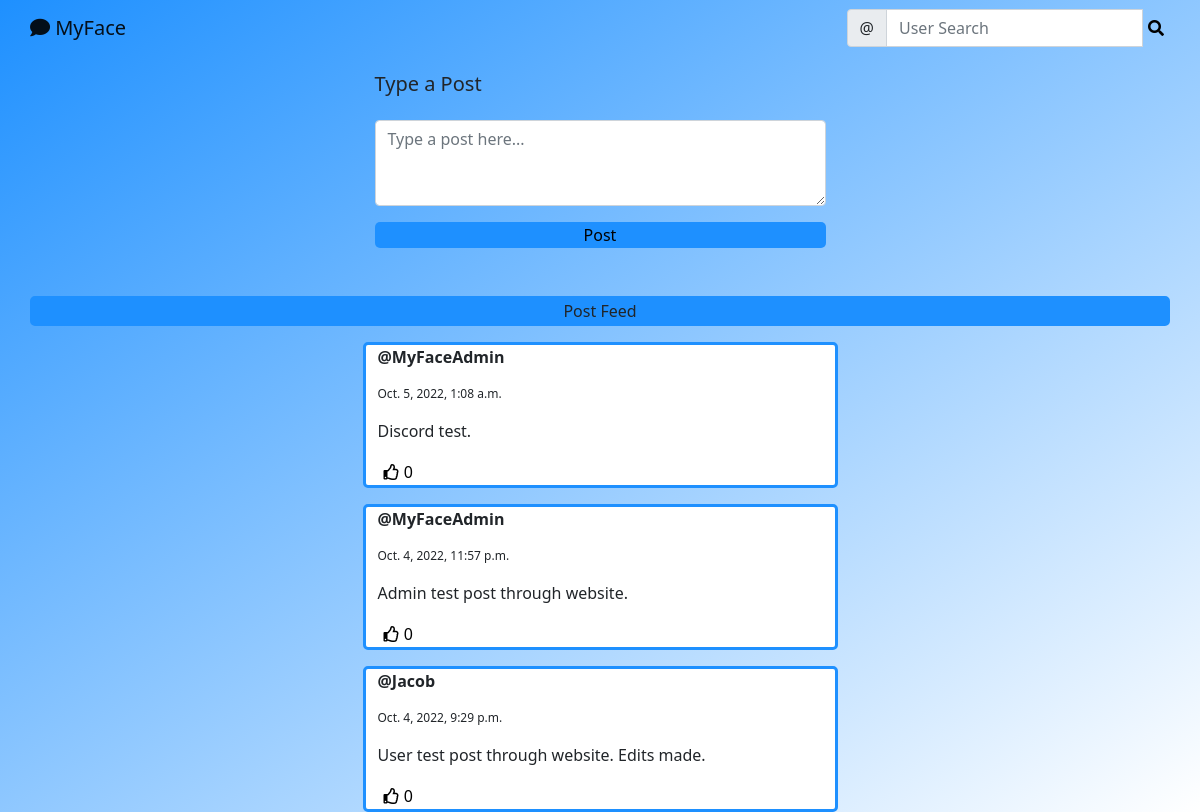
Page /social/ on the earlier database version.
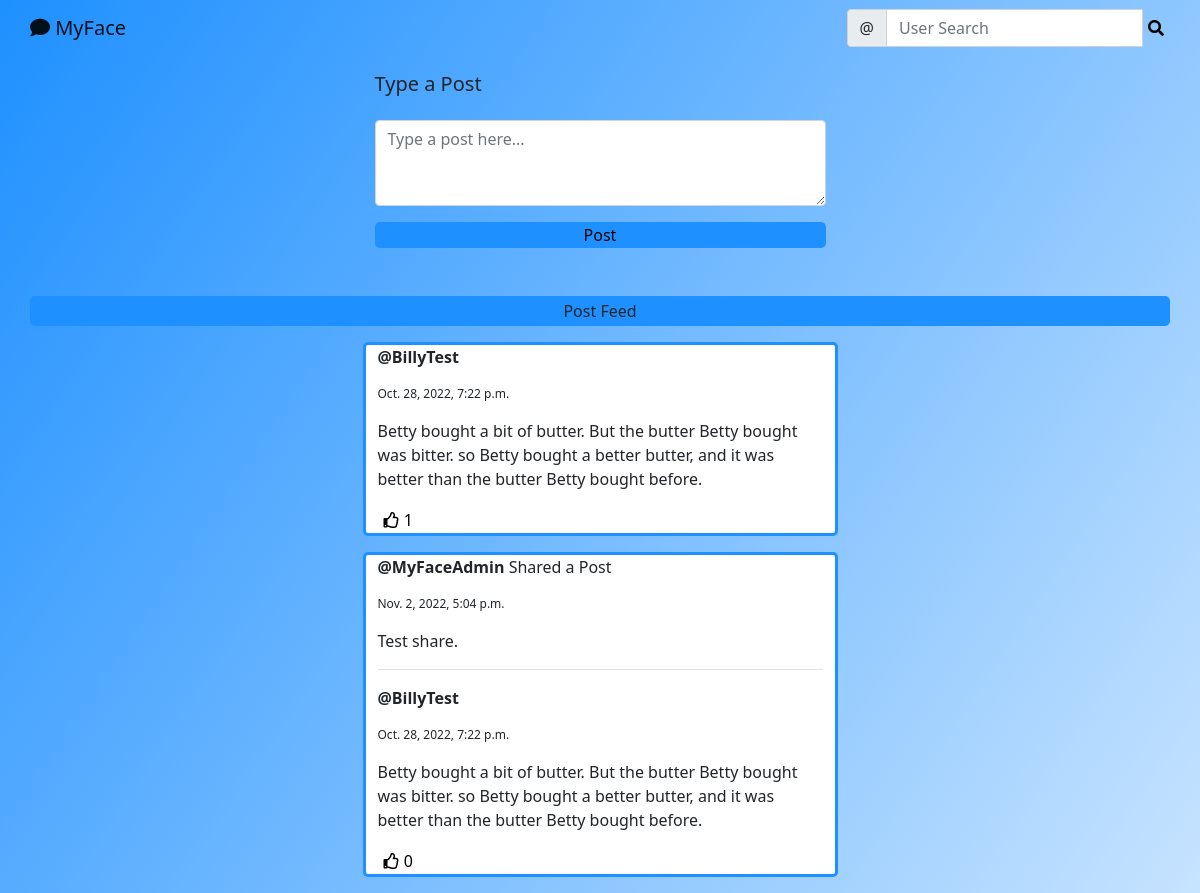
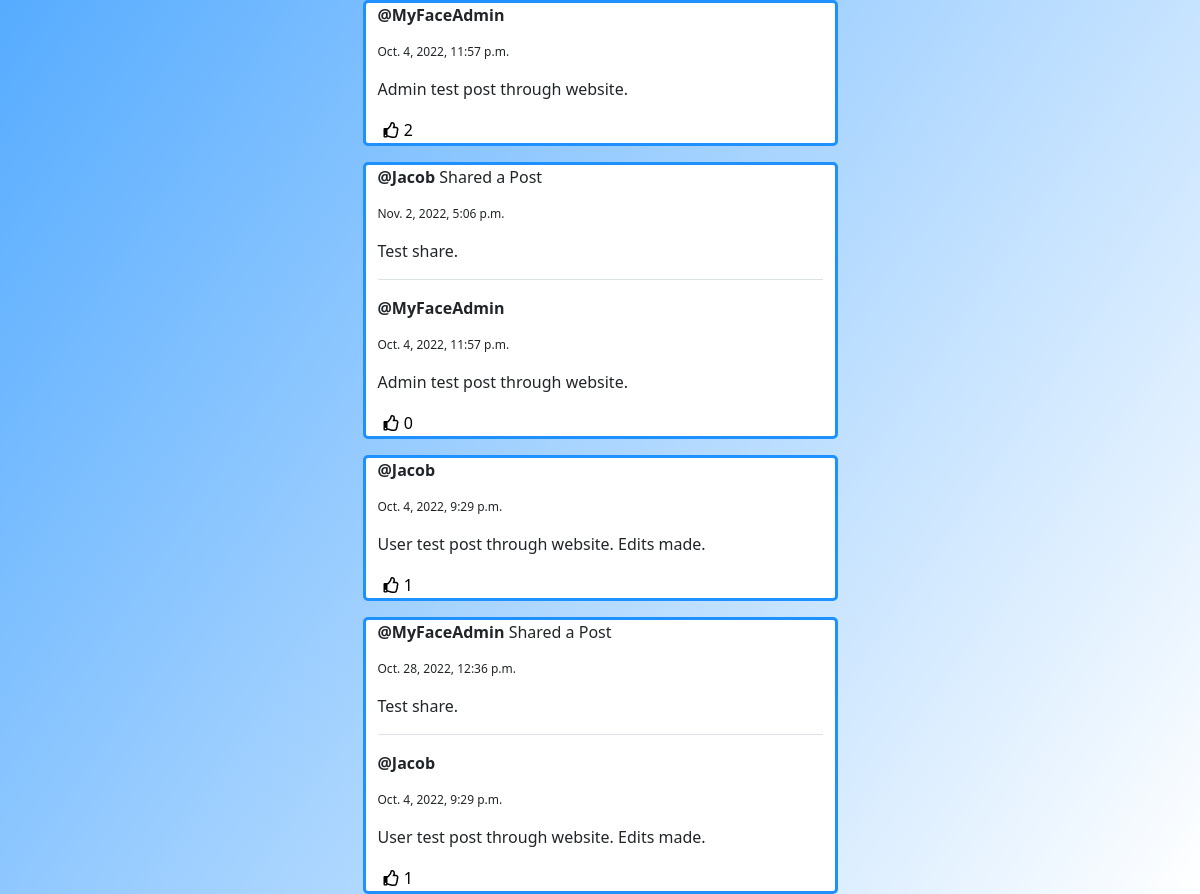
Same page on the later database version (2 pictures, top to bottom).
### social/models.py (models this page shows)
class Post(models.Model):
    shared_body = models.TextField(blank=True, null=True)
    body = models.TextField()
    created_on = models.DateTimeField(default=localtime(now()))
    shared_on = models.DateTimeField(blank=True, null=True)
    author = models.ForeignKey(User, on_delete=models.CASCADE)
    shared_user = models.ForeignKey(User, on_delete=models.CASCADE, null=True, blank=True, related_name='+')
    likes = models.ManyToManyField(User, blank=True, related_name='likes')
    class Meta:
        ordering = ['-created_on', '-shared_on']

### social/views.py (the view, shortened to what this page needs)
# urls.py: path('', PostListView.as_view(), name='post-list'),
class PostListView(View):
    def get(self, request, *args, **kwargs):
        posts = Post.objects.all().order_by('-created_on')
        form = PostForm()
        share_form = ShareForm()
        context = {
            'post_list': posts,
            'form': form,
            'shareform': share_form,
        }
        return render(request, 'social/post_list.html', context)

### social/forms.py
class PostForm(forms.ModelForm):
    body = forms.CharField(
        label='',
        widget=forms.Textarea(
            attrs={'rows': '3',
                   'placeholder': 'Type a post here...'}
        ))
    class Meta:
        model = Post
        fields = ['body']

class ShareForm(forms.Form):
    body = forms.CharField(
    label='',
    widget=forms.Textarea(attrs={
        'rows': '3',
        'placeholder': 'Say Something About This Post...'
    }))

### social/templates/social/post_list.html (shortened to what this page needs)
{% extends 'landing/base.html' %}
{% load crispy_forms_tags %}
{% block content %}
    <div class="container">
        <div class="row justify-content-center mt-3">
            <div class="col-md-5 col-sm-12">
                <h5>Type a Post</h5>
            </div>
        </div>
        <div class="row justify-content-center mt-3 mb-5">
            <div class="col-md-5 col-sm-12">
                <form method="POST">
                    {{ form | crispy }}
                    <div class="d-grid gap-2">
                        <button class="button button-primary mt-3", style="background-color:dodgerblue; border:none; border-radius:5px;">Post</button>
                    </div>
                </form>
            </div>
        </div>
        <p class="row justify-content-center mt-3", style="border:solid; border-radius:5px; border-color:dodgerblue; background-color:dodgerblue;"> Post Feed </p>
        {% for post in post_list %}
        <div class="row justify-content-center mt-3">
            <div class="col-md-5 col-sm-1 position-relative", style="border:solid; border-radius:5px; border-color:dodgerblue; background-color:white;">
                {% if post.shared_user %}
                  <p><strong>@{{ post.shared_user }}</strong> Shared a Post</p>
                  <p style="font-size: 12px;">{{ post.shared_on }}</p>
                {% endif %}
                {% if post.shared_body %}
                  <div class="position-relative border-bottom mb-3">
                    <p>{{ post.shared_body }}</p>
                  </div>
                {% endif %}
                <p><strong>@{{ post.author }}</strong></p>
                <p style="font-size: 12px;">{{ post.created_on }}</p>
                <p>{{ post.body }}</p>
                <div class="d-flex flex-row">
                    <form method="POST" action="{% url 'like' post.pk %}">
                        <button style="background-color: transparent; border: none; box-shadow: none;" type="submit"><i class="far fa-thumbs-up"></i> <span>{{ post.likes.all.count }}</span></button>
                    </form>
                </div>
            </div>
        </div>
        {% endfor %}
    </div>
{% endblock content %}

Differences in the rows shown:
removed Post: author "MyFaceAdmin", created_on "Oct. 5, 2022, 1:08 a.m.", body "Discord test.", likes.all.count "0"
added Post: author "BillyTest", created_on "Oct. 28, 2022, 7:22 p.m.", body "Betty bought a bit of butter. But the butter Betty bought was bitter. so Betty bought a better butter, and it was better than the butter Betty bought before.", likes.all.count "1"
added Post: shared_user "MyFaceAdmin", shared_on "Nov. 2, 2022, 5:04 p.m.", shared_body "Test share.", author "BillyTest", created_on "Oct. 28, 2022, 7:22 p.m.", body "Betty bought a bit of butter. But the butter Betty bought was bitter. so Betty bought a better butter, and it was better than the butter Betty bought before.", likes.all.count "0"
computed for Post (number 3 of 6 on the later page): likes.all.count "0" → "2"
added Post: shared_user "Jacob", shared_on "Nov. 2, 2022, 5:06 p.m.", shared_body "Test share.", author "MyFaceAdmin", created_on "Oct. 4, 2022, 11:57 p.m.", body "Admin test post through website.", likes.all.count "0"
computed for Post (number 5 of 6 on the later page): likes.all.count "0" → "1"
added Post: shared_user "MyFaceAdmin", shared_on "Oct. 28, 2022, 12:36 p.m.", shared_body "Test share.", author "Jacob", created_on "Oct. 4, 2022, 9:29 p.m.", body "User test post through website. Edits made.", likes.all.count "1"
